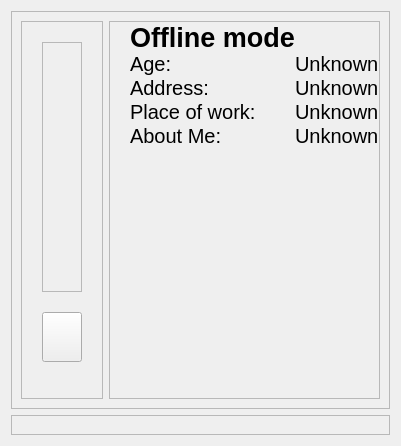
         <widget class="QWidget" name="page_7">
          <layout class="QGridLayout" name="gridLayout_8">
           <item row="0" column="0">
            <widget class="QFrame" name="frame_user_main">
             <property name="frameShape">
              <enum>QFrame::StyledPanel</enum>
             </property>
             <property name="frameShadow">
              <enum>QFrame::Raised</enum>
             </property>
             <layout class="QHBoxLayout" name="horizontalLayout_8">
              <item>
               <widget class="QFrame" name="frame_user_left">
                <property name="maximumSize">
                 <size>
                  <width>300</width>
                  <height>16777215</height>
                 </size>
                </property>
                <property name="frameShape">
                 <enum>QFrame::StyledPanel</enum>
                </property>
                <property name="frameShadow">
                 <enum>QFrame::Raised</enum>
                </property>
                <layout class="QVBoxLayout" name="verticalLayout_13">
                 <property name="spacing">
                  <number>20</number>
                 </property>
                 <property name="leftMargin">
                  <number>20</number>
                 </property>
                 <property name="topMargin">
                  <number>20</number>
                 </property>
                 <property name="rightMargin">
                  <number>20</number>
                 </property>
                 <property name="bottomMargin">
                  <number>0</number>
                 </property>
                 <item>
                  <widget class="QFrame" name="frame_user_img">
                   <property name="minimumSize">
                    <size>
                     <width>0</width>
                     <height>250</height>
                    </size>
                   </property>
                   <property name="maximumSize">
                    <size>
                     <width>16777215</width>
                     <height>16777215</height>
                    </size>
                   </property>
                   <property name="styleSheet">
                    <string notr="true"/>
                   </property>
                   <property name="frameShape">
                    <enum>QFrame::StyledPanel</enum>
                   </property>
                   <property name="frameShadow">
                    <enum>QFrame::Raised</enum>
                   </property>
                   <layout class="QGridLayout" name="gridLayout_9">
                    <property name="leftMargin">
                     <number>0</number>
                    </property>
                    <property name="topMargin">
                     <number>0</number>
                    </property>
                    <property name="rightMargin">
                     <number>0</number>
                    </property>
                    <property name="bottomMargin">
                     <number>0</number>
                    </property>
                    <property name="spacing">
                     <number>0</number>
                    </property>
                    <item row="0" column="0">
                     <widget class="QLabel" name="label">
                      <property name="text">
                       <string/>
                      </property>
                      <property name="pixmap">
                       <pixmap resource="../../new_icon/resources.qrc">:/icon/user-icon.png</pixmap>
                      </property>
                      <property name="alignment">
                       <set>Qt::AlignCenter</set>
                      </property>
                     </widget>
                    </item>
                   </layout>
                  </widget>
                 </item>
                 <item>
                  <widget class="QPushButton" name="button_edit_user">
                   <property name="minimumSize">
                    <size>
                     <width>0</width>
                     <height>50</height>
                    </size>
                   </property>
                   <property name="styleSheet">
                    <string notr="true"/>
                   </property>
                   <property name="text">
                    <string/>
                   </property>
                   <property name="icon">
                    <iconset resource="../../new_icon/resources.qrc">
                     <normaloff>:/icon/edit_icon.png</normaloff>:/icon/edit_icon.png</iconset>
                   </property>
                   <property name="iconSize">
                    <size>
                     <width>40</width>
                     <height>40</height>
                    </size>
                   </property>
                  </widget>
                 </item>
                 <item>
                  <spacer name="user_vertical_spacer">
                   <property name="orientation">
                    <enum>Qt::Vertical</enum>
                   </property>
                   <property name="sizeHint" stdset="0">
                    <size>
                     <width>20</width>
                     <height>10</height>
                    </size>
                   </property>
                  </spacer>
                 </item>
                </layout>
               </widget>
              </item>
              <item>
               <widget class="QFrame" name="frame_user_right">
                <property name="frameShape">
                 <enum>QFrame::StyledPanel</enum>
                </property>
                <property name="frameShadow">
                 <enum>QFrame::Raised</enum>
                </property>
                <layout class="QGridLayout" name="gridLayout_10">
                 <property name="leftMargin">
                  <number>20</number>
                 </property>
                 <property name="topMargin">
                  <number>0</number>
                 </property>
                 <property name="rightMargin">
                  <number>0</number>
                 </property>
                 <property name="bottomMargin">
                  <number>250</number>
                 </property>
                 <property name="spacing">
                  <number>0</number>
                 </property>
                 <item row="1" column="1">
                  <widget class="QLabel" name="label_output_age">
                   <property name="font">
                    <font>
                     <pointsize>15</pointsize>
                    </font>
                   </property>
                   <property name="text">
                    <string>Unknown</string>
                   </property>
                  </widget>
                 </item>
                 <item row="3" column="1">
                  <widget class="QLabel" name="label_output_work">
                   <property name="font">
                    <font>
                     <pointsize>15</pointsize>
                    </font>
                   </property>
                   <property name="text">
                    <string>Unknown</string>
                   </property>
                  </widget>
                 </item>
                 <item row="2" column="1">
                  <widget class="QLabel" name="label_output_address">
                   <property name="font">
                    <font>
                     <pointsize>15</pointsize>
                    </font>
                   </property>
                   <property name="text">
                    <string>Unknown</string>
                   </property>
                  </widget>
                 </item>
                 <item row="2" column="0">
                  <widget class="QLabel" name="label_address">
                   <property name="maximumSize">
                    <size>
                     <width>16777215</width>
                     <height>30</height>
                    </size>
                   </property>
                   <property name="font">
                    <font>
                     <pointsize>15</pointsize>
                    </font>
                   </property>
                   <property name="text">
                    <string>Address:</string>
                   </property>
                  </widget>
                 </item>
                 <item row="4" column="1">
                  <widget class="QLabel" name="label_output_about">
                   <property name="font">
                    <font>
                     <pointsize>15</pointsize>
                    </font>
                   </property>
                   <property name="text">
                    <string>Unknown</string>
                   </property>
                  </widget>
                 </item>
                 <item row="4" column="0">
                  <widget class="QLabel" name="label_about">
                   <property name="maximumSize">
                    <size>
                     <width>16777215</width>
                     <height>30</height>
                    </size>
                   </property>
                   <property name="font">
                    <font>
                     <pointsize>15</pointsize>
                    </font>
                   </property>
                   <property name="text">
                    <string>About Me:</string>
                   </property>
                  </widget>
                 </item>
                 <item row="0" column="0">
                  <widget class="QLabel" name="label_user_title">
                   <property name="minimumSize">
                    <size>
                     <width>0</width>
                     <height>0</height>
                    </size>
                   </property>
                   <property name="maximumSize">
                    <size>
                     <width>16777215</width>
                     <height>30</height>
                    </size>
                   </property>
                   <property name="font">
                    <font>
                     <pointsize>20</pointsize>
                     <weight>75</weight>
                     <bold>true</bold>
                    </font>
                   </property>
                   <property name="text">
                    <string>Offline mode</string>
                   </property>
                  </widget>
                 </item>
                 <item row="1" column="0">
                  <widget class="QLabel" name="label_age">
                   <property name="maximumSize">
                    <size>
                     <width>16777215</width>
                     <height>30</height>
                    </size>
                   </property>
                   <property name="font">
                    <font>
                     <pointsize>15</pointsize>
                    </font>
                   </property>
                   <property name="text">
                    <string>Age:</string>
                   </property>
                  </widget>
                 </item>
                 <item row="3" column="0">
                  <widget class="QLabel" name="label_work">
                   <property name="maximumSize">
                    <size>
                     <width>16777215</width>
                     <height>30</height>
                    </size>
                   </property>
                   <property name="font">
                    <font>
                     <pointsize>15</pointsize>
                    </font>
                   </property>
                   <property name="text">
                    <string>Place of work:</string>
                   </property>
                  </widget>
                 </item>
                </layout>
               </widget>
              </item>
             </layout>
            </widget>
           </item>
           <item row="2" column="0">
            <widget class="QFrame" name="frame_user_foot">
             <property name="frameShape">
              <enum>QFrame::StyledPanel</enum>
             </property>
             <property name="frameShadow">
              <enum>QFrame::Raised</enum>
             </property>
             <layout class="QHBoxLayout" name="horizontalLayout_9"/>
            </widget>
           </item>
          </layout>
         </widget>
